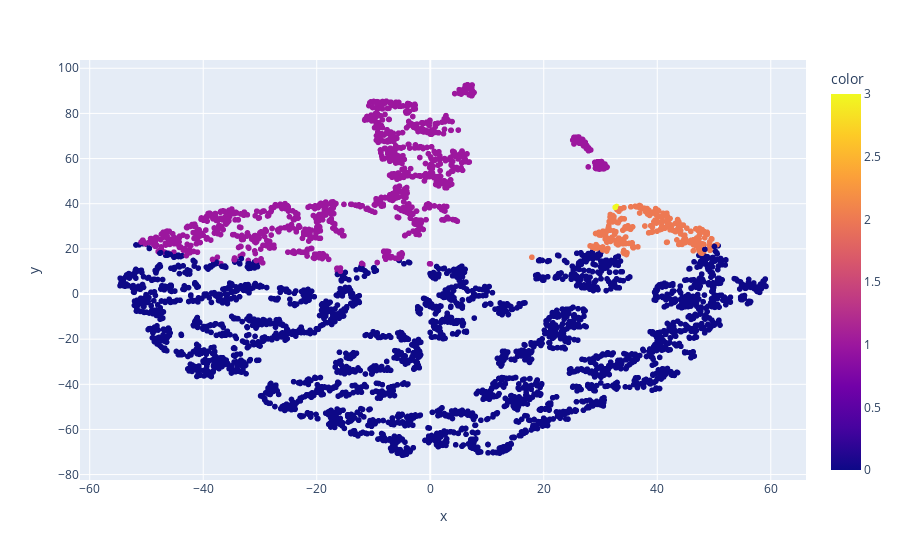

Source (notebook cell):
### Code cell
px.scatter(x=tsne_2d[:, 0], y=tsne_2d[:, 1], color=dff_rfm['kmeans_Cluster'])

### Figure 1 — Plotly figure (JSON) as saved in the notebook; plotly's stock layout.template omitted (floating-point values rounded to 4 significant figures; data arrays with more than 128 entries replaced by an {"elided": "..."} marker saying what was removed)
{"data": [{"hovertemplate": "x=%{x}<br>y=%{y}<br>color=%{marker.color}<extra></extra>", "legendgroup": "", "marker": {"color": {"elided": "4205 int values"}, "coloraxis": "coloraxis", "symbol": "circle"}, "mode": "markers", "name": "", "showlegend": false, "type": "scattergl", "x": {"elided": "4205 float values"}, "xaxis": "x", "y": {"elided": "4205 float values"}, "yaxis": "y"}], "layout": {"coloraxis": {"colorbar": {"title": {"text": "color"}}, "colorscale": [[0, "#0d0887"], [0.1111, "#46039f"], [0.2222, "#7201a8"], [0.3333, "#9c179e"], [0.4444, "#bd3786"], [0.5556, "#d8576b"], [0.6667, "#ed7953"], [0.7778, "#fb9f3a"], [0.8889, "#fdca26"], [1, "#f0f921"]]}, "legend": {"tracegroupgap": 0}, "margin": {"t": 60}, "xaxis": {"anchor": "y", "domain": [0, 1], "title": {"text": "x"}}, "yaxis": {"anchor": "x", "domain": [0, 1], "title": {"text": "y"}}}}
